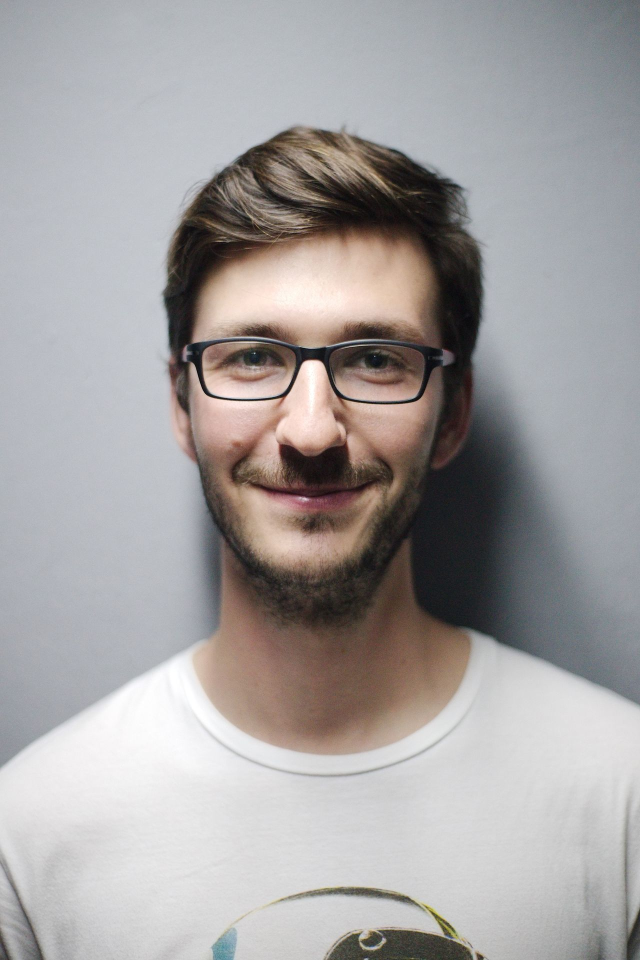
#> input picture assets/samples/portrait1.jpg, 1280 x 1920 px (shown at 1/2 size); its folder holds only this picture in this run
$ python -i beautycam_v1.py   (imports and definitions only)
#> lines starting #> are read from the running program, lines starting #| are printed output that depends on the picture; after the words box and inside, x2 and y2 are one past the last pixel; in counts of white or black regions, pixels touching at a corner belong together
#> further down, picture is the input picture: shape (1920, 1280, 3); mean B, G, R 160.7, 160.7, 164.1
import cv2
import mediapipe as mp
import numpy as np
import os
import time
import threading
import sys
from datetime import datetime
import tkinter as tk
from tkinter import messagebox
from PIL import Image, ImageTk
import subprocess
from collections import deque


# ---------------- 自定义双缓冲标签（解决UI闪烁核心） ----------------
class DoubleBufferLabel(tk.Label):
    # [10 lines left out: functions __init__, update_image, not called in this run]


# ---------------- 初始化 ----------------
mp_face = mp.solutions.face_mesh
mp_hands = mp.solutions.hands
mp_face_detection = mp.solutions.face_detection
mp_draw = mp.solutions.drawing_utils

# 剪刀手检测变量
last_v_sign_time = 0
v_sign_duration = 0.0
V_SIGN_HOLD = 1.0  # 剪刀手持续秒数


# 笑脸检测变量
last_smile_time = 0
smile_duration = 0.0
SMILE_HOLD = 1.0  # 笑脸持续秒数


# MediaPipe实例统一初始化（复用，避免重复创建）
# [1 line that did not run here, left out]
# [1 line that did not run here, left out]
# [1 line that did not run here, left out]

# 文件夹创建
# [2 lines not run here, left out]

# 全局变量
cap = None
running = False
last_capture_time = 0
current_frame = None
frame_buffer = deque(maxlen=2)  # 帧缓冲队列，解决帧率波动
beauty_enabled = True
eye_enabled = False   # 👈 默认关闭大眼
v_sign_frames = 0
smile_start_time = 0
last_photo_path = None
recent_photos = deque(maxlen=4)   # 👈 最近两张


# ---------------- 功能函数 ----------------
# [56 lines left out: functions slim_face, enlarge_eyes, toggle_eye, not called in this run]

def get_skin_mask(frame):
    ycrcb = cv2.cvtColor(frame, cv2.COLOR_BGR2YCrCb)
#> ycrcb: shape (1920, 1280, 3); mean of channels 0, 1, 2 161.8, 129.7, 127.4
    _, cr, cb = cv2.split(ycrcb)
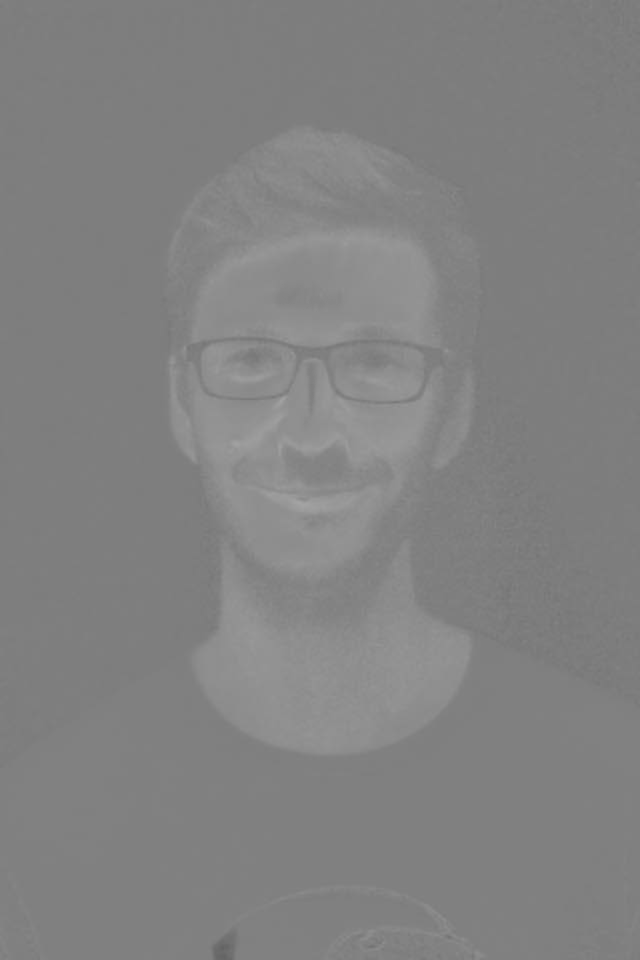
#> cr: shape (1920, 1280) (shown at 1/2 size); min 98, max 165, mean 129.7
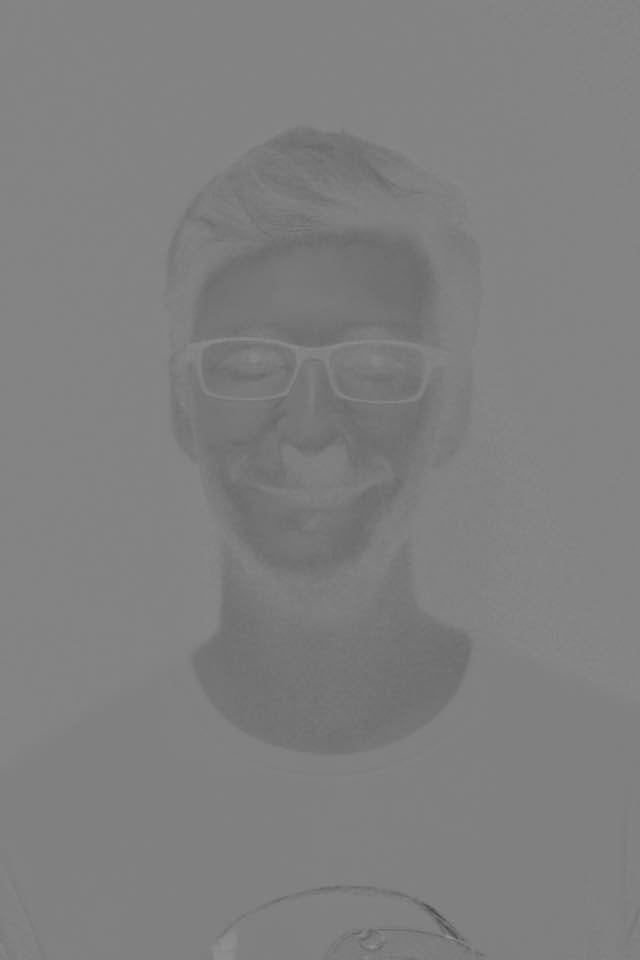
#> cb: shape (1920, 1280) (shown at 1/2 size); min 73, max 149, mean 127.4

    # 经典肤色阈值（亚洲人群非常稳）
    skin_mask = cv2.inRange(
        ycrcb,
        (0, 133, 77),
        (255, 173, 127)
    )
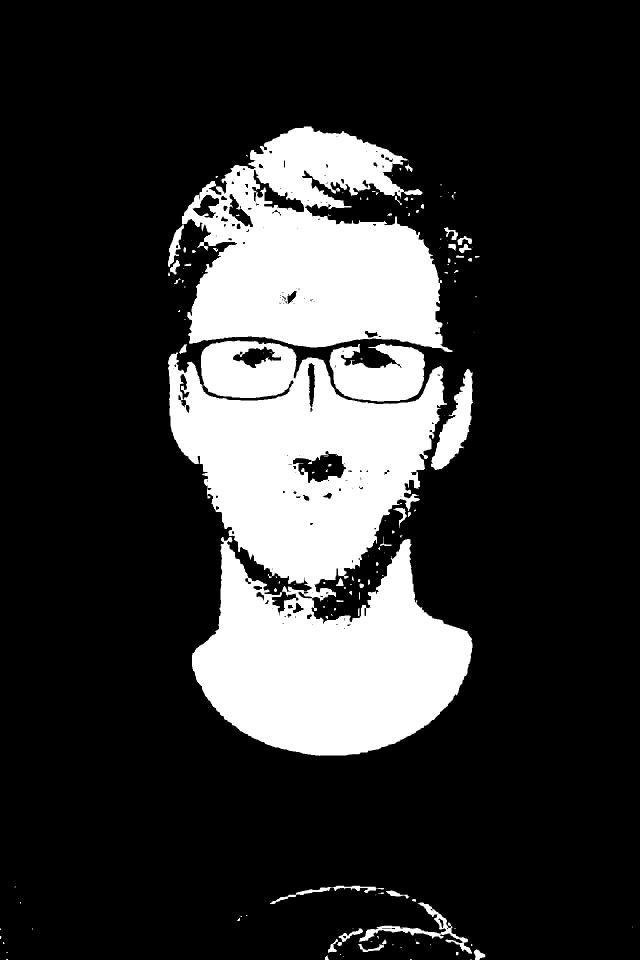
#> skin_mask: shape (1920, 1280) (shown at 1/2 size); 20.3% white; 158 white regions (95 under 20 px), largest, box (x1, y1, x2, y2) and area: (336, 681, 945, 1512) 310222, (364, 253, 905, 704) 153762, (659, 687, 850, 803) 15811

    # 去噪 + 平滑
    kernel = cv2.getStructuringElement(cv2.MORPH_ELLIPSE, (5, 5))
    skin_mask = cv2.morphologyEx(skin_mask, cv2.MORPH_OPEN, kernel)
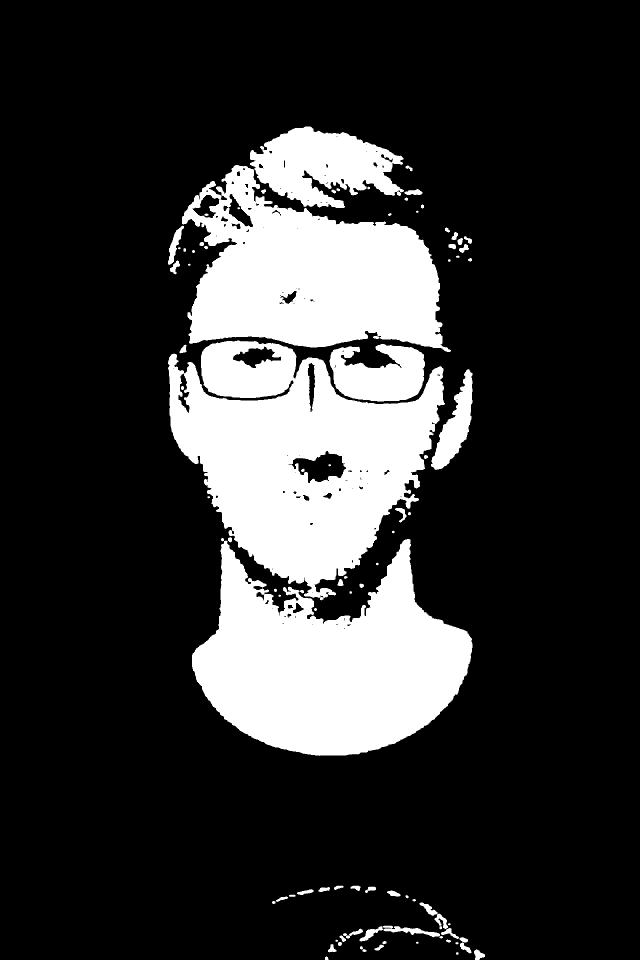
#> skin_mask: shape (1920, 1280) (shown at 1/2 size); 20% white; 88 white regions (10 under 20 px), largest, box (x1, y1, x2, y2) and area: (336, 681, 890, 1201) 162204, (384, 1076, 945, 1512) 146470, (364, 330, 902, 704) 121506
    skin_mask = cv2.GaussianBlur(skin_mask, (7, 7), 0)

    return skin_mask

# [456 lines left out: functions get_face_region_mask, get_face_mesh_mask, beautify, toggle_beauty, is_smiling, is_v_sign and 10 more, not called in this run]

def take_photo():
    """手动拍照（保持原逻辑）"""
    capture_photo(auto=False)


# [11 lines left out: function close_camera, not called in this run]


# ---------------- GUI界面 ----------------
# [3 lines not run here, left out]

# 使用自定义双缓冲标签（替换原tk.Label）
# [1 line that did not run here, left out]
# [1 line not run here, left out]

# [1 line that did not run here, left out]
# [1 line not run here, left out]

# [1 line that did not run here, left out]
# [1 line not run here, left out]

# [6 lines that did not run here, left out]
# [1 line not run here, left out]

# ❗ 注意：这里先不 pack


preview_labels = []

# [17 lines not run here, left out]


# 按钮区（保持原布局）
# [1 line that did not run here, left out]
# [1 line not run here, left out]

# [7 lines that did not run here, left out]
# [1 line not run here, left out]

# [7 lines that did not run here, left out]
# [1 line not run here, left out]

# [7 lines that did not run here, left out]
# [1 line not run here, left out]

# [7 lines that did not run here, left out]
# [1 line not run here, left out]

# [7 lines that did not run here, left out]
# [1 line not run here, left out]

# [7 lines that did not run here, left out]
# [9 lines not run here, left out]

>>> import cv2
>>> picture = cv2.imread('assets/samples/portrait1.jpg')
>>> result = get_skin_mask(picture)
